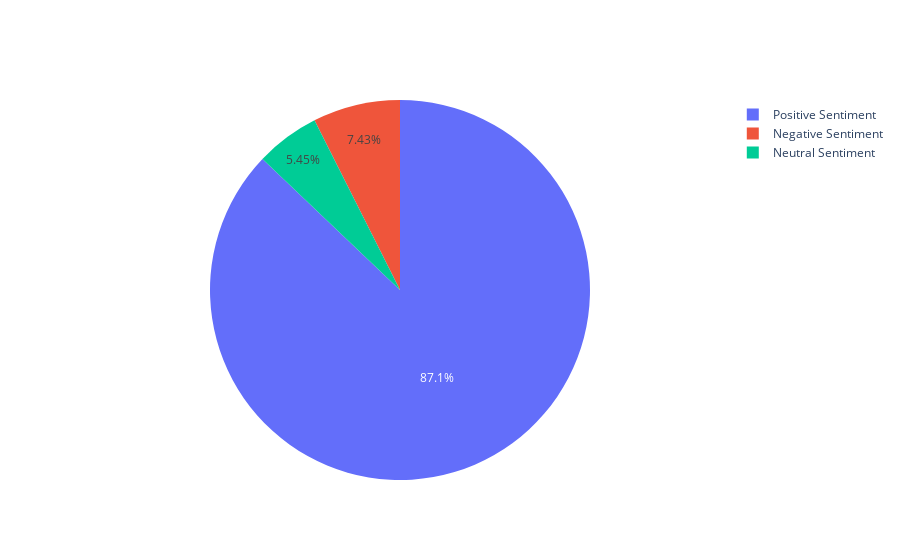

Notebook source saved alongside this figure:
### Code cell
import chart_studio
import chart_studio.plotly as py
import plotly.graph_objs as go
from plotly.offline import iplot, init_notebook_mode

chart_studio.tools.set_credentials_file(username='m.ceccon1', api_key='tNono8BFCCGLctkbdON8')
init_notebook_mode(connected = True)

langs = ['Positive Sentiment', 'Neutral Sentiment', 'Negative Sentiment']
val = [positive,neutral,negative]
trace = go.Pie(labels = langs, values = val)
data = [trace]
fig = go.Figure(data = data)
iplot(fig)

### Figure 1 — Plotly figure (JSON) as saved in the notebook; plotly's stock layout.template omitted (floating-point values rounded to 4 significant figures)
{"data": [{"labels": ["Positive Sentiment", "Neutral Sentiment", "Negative Sentiment"], "type": "pie", "values": [104482, 6538, 8912]}], "layout": {}}
